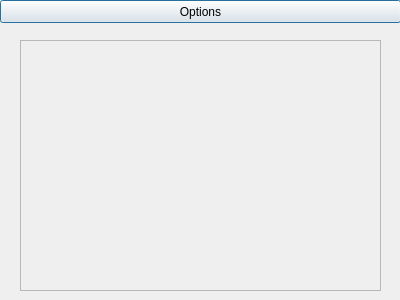
<?xml version="1.0" encoding="UTF-8"?>
<ui version="4.0">
 <class>Webcam</class>
 <widget class="QDialog" name="Webcam">
  <property name="geometry">
   <rect>
    <x>0</x>
    <y>0</y>
    <width>400</width>
    <height>300</height>
   </rect>
  </property>
  <property name="windowTitle">
   <string>Dialog</string>
  </property>
  <widget class="QPushButton" name="pushButton">
   <property name="geometry">
    <rect>
     <x>0</x>
     <y>0</y>
     <width>401</width>
     <height>23</height>
    </rect>
   </property>
   <property name="text">
    <string>Options</string>
   </property>
  </widget>
  <widget class="QScrollArea" name="scrollArea">
   <property name="geometry">
    <rect>
     <x>20</x>
     <y>40</y>
     <width>361</width>
     <height>251</height>
    </rect>
   </property>
   <property name="widgetResizable">
    <bool>true</bool>
   </property>
   <widget class="QWidget" name="scrollAreaWidgetContents">
    <property name="geometry">
     <rect>
      <x>0</x>
      <y>0</y>
      <width>359</width>
      <height>249</height>
     </rect>
    </property>
   </widget>
  </widget>
 </widget>
 <resources/>
 <connections/>
</ui>
